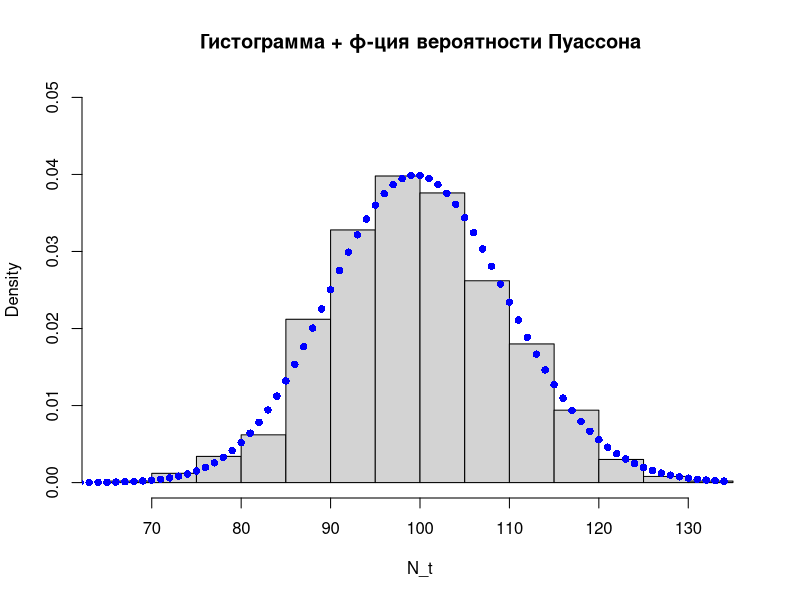

The R script that drew this image:
set.seed(123) 

#variable&Function-Declaration----
t = 50
lyambda = 2
n = 1000

InsCaseSim = function(t, lyambda, n) {
  N_t = numeric(n)
  for (i in 1:n) {
    TT = 0
    count = 0
    while (TT < t) {
      TT = TT + rexp(1, rate = lyambda)
      if (TT < t) count = count + 1
    }
    
    N_t[i] = count
  }
  N_t
}

#insurance-case-modeling----
N_t = InsCaseSim(t, lyambda, n)

#Visualization----
hist(N_t, probability = TRUE, main = "Гистограмма + ф-ция вероятности Пуассона",
     xlab = "N_t", ylim = c(0, 0.05))
xp = 0:max(N_t)
yp = dpois(xp, lambda = lyambda * t)
points(xp, yp, col = "blue", pch = 16)


